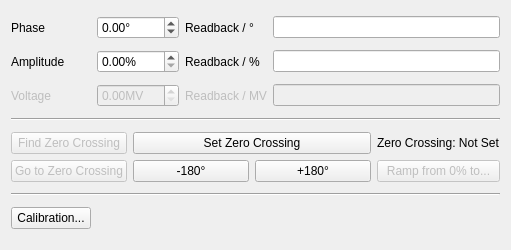
<?xml version="1.0" encoding="UTF-8"?>
<ui version="4.0">
 <class>tds_control_panel</class>
 <widget class="QWidget" name="tds_control_panel">
  <property name="enabled">
   <bool>true</bool>
  </property>
  <property name="geometry">
   <rect>
    <x>0</x>
    <y>0</y>
    <width>511</width>
    <height>250</height>
   </rect>
  </property>
  <property name="sizePolicy">
   <sizepolicy hsizetype="Preferred" vsizetype="Preferred">
    <horstretch>0</horstretch>
    <verstretch>0</verstretch>
   </sizepolicy>
  </property>
  <property name="minimumSize">
   <size>
    <width>0</width>
    <height>138</height>
   </size>
  </property>
  <property name="maximumSize">
   <size>
    <width>16777215</width>
    <height>16777215</height>
   </size>
  </property>
  <property name="windowTitle">
   <string>Form</string>
  </property>
  <layout class="QGridLayout" name="gridLayout_2">
   <item row="0" column="0">
    <widget class="QLabel" name="phase_label_2">
     <property name="text">
      <string>Phase</string>
     </property>
    </widget>
   </item>
   <item row="2" column="1">
    <widget class="QDoubleSpinBox" name="tds_voltage_spinbox">
     <property name="enabled">
      <bool>false</bool>
     </property>
     <property name="locale">
      <locale language="English" country="UnitedKingdom"/>
     </property>
     <property name="suffix">
      <string>MV</string>
     </property>
     <property name="maximum">
      <double>100.000000000000000</double>
     </property>
     <property name="singleStep">
      <double>0.100000000000000</double>
     </property>
     <property name="stepType">
      <enum>QAbstractSpinBox::DefaultStepType</enum>
     </property>
    </widget>
   </item>
   <item row="1" column="1">
    <widget class="QDoubleSpinBox" name="tds_amplitude_spinbox">
     <property name="locale">
      <locale language="English" country="UnitedStates"/>
     </property>
     <property name="suffix">
      <string>%</string>
     </property>
     <property name="maximum">
      <double>100.000000000000000</double>
     </property>
     <property name="singleStep">
      <double>1.000000000000000</double>
     </property>
     <property name="stepType">
      <enum>QAbstractSpinBox::DefaultStepType</enum>
     </property>
    </widget>
   </item>
   <item row="6" column="0">
    <widget class="QPushButton" name="tds_calibration_pushbutton">
     <property name="text">
      <string>Calibration...</string>
     </property>
    </widget>
   </item>
   <item row="1" column="2">
    <widget class="QLabel" name="label_2">
     <property name="text">
      <string>Readback / %</string>
     </property>
    </widget>
   </item>
   <item row="1" column="3">
    <widget class="ReadOnlyNumberDisplay" name="tds_amplitude_readback"/>
   </item>
   <item row="2" column="2">
    <widget class="QLabel" name="label_3">
     <property name="enabled">
      <bool>false</bool>
     </property>
     <property name="text">
      <string>Readback / MV</string>
     </property>
    </widget>
   </item>
   <item row="2" column="0">
    <widget class="QLabel" name="voltage_label">
     <property name="enabled">
      <bool>false</bool>
     </property>
     <property name="text">
      <string>Voltage</string>
     </property>
    </widget>
   </item>
   <item row="6" column="1" colspan="2">
    <layout class="QHBoxLayout" name="horizontalLayout_10">
     <item>
      <widget class="QLabel" name="calibration_file_path_label">
       <property name="text">
        <string/>
       </property>
       <property name="textInteractionFlags">
        <set>Qt::LinksAccessibleByMouse|Qt::TextSelectableByMouse</set>
       </property>
      </widget>
     </item>
    </layout>
   </item>
   <item row="1" column="0">
    <widget class="QLabel" name="amplitude_label">
     <property name="text">
      <string>Amplitude</string>
     </property>
    </widget>
   </item>
   <item row="0" column="1">
    <widget class="QDoubleSpinBox" name="tds_phase_spinbox">
     <property name="locale">
      <locale language="English" country="UnitedStates"/>
     </property>
     <property name="suffix">
      <string>°</string>
     </property>
     <property name="minimum">
      <double>-1080.000000000000000</double>
     </property>
     <property name="maximum">
      <double>1080.000000000000000</double>
     </property>
    </widget>
   </item>
   <item row="2" column="3">
    <widget class="ReadOnlyNumberDisplay" name="tds_voltage_readback">
     <property name="enabled">
      <bool>false</bool>
     </property>
    </widget>
   </item>
   <item row="0" column="3">
    <widget class="ReadOnlyNumberDisplay" name="tds_phase_readback"/>
   </item>
   <item row="6" column="3">
    <layout class="QHBoxLayout" name="horizontalLayout_7">
     <item>
      <widget class="QLabel" name="calibration_time_label_2">
       <property name="text">
        <string/>
       </property>
       <property name="textInteractionFlags">
        <set>Qt::TextSelectableByMouse</set>
       </property>
      </widget>
     </item>
    </layout>
   </item>
   <item row="5" column="0" colspan="4">
    <widget class="Line" name="line">
     <property name="frameShadow">
      <enum>QFrame::Sunken</enum>
     </property>
     <property name="orientation">
      <enum>Qt::Horizontal</enum>
     </property>
    </widget>
   </item>
   <item row="4" column="0" colspan="4">
    <layout class="QGridLayout" name="gridLayout">
     <item row="1" column="1">
      <widget class="QPushButton" name="subtract_180deg_button">
       <property name="text">
        <string>-180°</string>
       </property>
      </widget>
     </item>
     <item row="1" column="0">
      <widget class="QPushButton" name="go_to_zero_crossing_button">
       <property name="enabled">
        <bool>false</bool>
       </property>
       <property name="text">
        <string>Go to Zero Crossing</string>
       </property>
      </widget>
     </item>
     <item row="0" column="0">
      <widget class="QPushButton" name="find_zero_crossing_button">
       <property name="enabled">
        <bool>false</bool>
       </property>
       <property name="text">
        <string>Find Zero Crossing</string>
       </property>
       <property name="flat">
        <bool>false</bool>
       </property>
      </widget>
     </item>
     <item row="0" column="1" colspan="2">
      <widget class="QPushButton" name="set_zero_crossing_button">
       <property name="text">
        <string>Set Zero Crossing</string>
       </property>
      </widget>
     </item>
     <item row="1" column="3">
      <widget class="QPushButton" name="ramp_to_button">
       <property name="enabled">
        <bool>false</bool>
       </property>
       <property name="text">
        <string>Ramp from 0% to...</string>
       </property>
      </widget>
     </item>
     <item row="0" column="3">
      <widget class="QLabel" name="zero_crossing_label">
       <property name="text">
        <string>Zero Crossing: Not Set</string>
       </property>
      </widget>
     </item>
     <item row="1" column="2">
      <widget class="QPushButton" name="add_180_deg_button">
       <property name="text">
        <string>+180°</string>
       </property>
      </widget>
     </item>
    </layout>
   </item>
   <item row="3" column="0" colspan="4">
    <widget class="Line" name="line_2">
     <property name="frameShadow">
      <enum>QFrame::Sunken</enum>
     </property>
     <property name="orientation">
      <enum>Qt::Horizontal</enum>
     </property>
    </widget>
   </item>
   <item row="0" column="2">
    <widget class="QLabel" name="label">
     <property name="text">
      <string>Readback / °</string>
     </property>
    </widget>
   </item>
  </layout>
 </widget>
 <customwidgets>
  <customwidget>
   <class>ReadOnlyNumberDisplay</class>
   <extends>QLineEdit</extends>
   <header>esme.gui.widgets.core</header>
  </customwidget>
 </customwidgets>
 <resources/>
 <connections/>
</ui>
